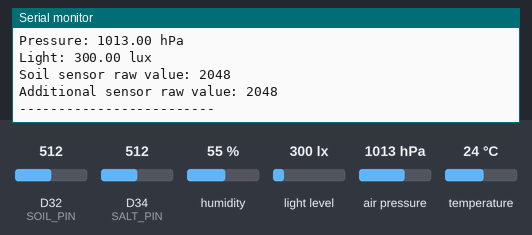
Simulated run of this sketch. Board: Arduino Due. On the bench: the last lines printed to the serial monitor. The test bench sets the inputs (shaded band); at power-on: humidity 55 %, D32 (SOIL_PIN) = 512, D34 (SALT_PIN) = 512, light level 300 lx, air pressure 1013 hPa, temperature 24 °C (analog values on the 0–1023 scale).

Above: at 2.4 s.
2.5 s: humidity set to 22 %
5.2 s: D32 (SOIL_PIN) set to 716
At 6.0 s:
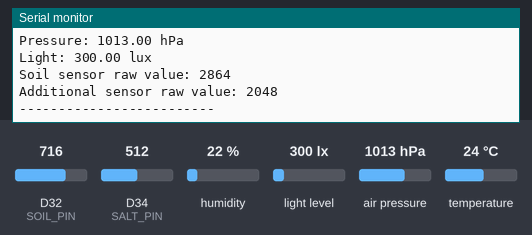
7.9 s: D34 (SALT_PIN) set to 716
At 10.3 s:
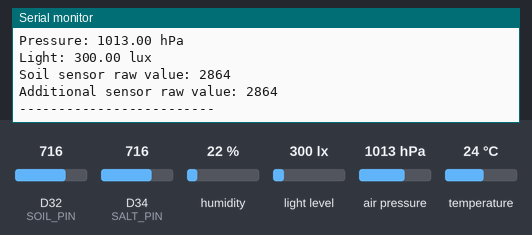
10.6 s: light level set to 40 lx
13.3 s: air pressure set to 952 hPa
16.0 s: D32 (SOIL_PIN) set to 992
At 18.7 s:
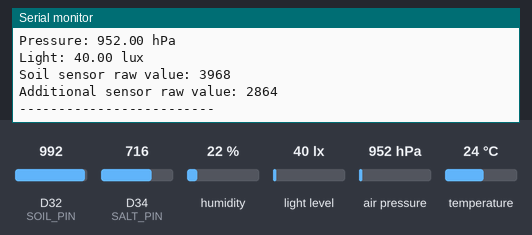
Timing chart, 0 to 19.7 s (numbered marks = the images above; inputs shaded):
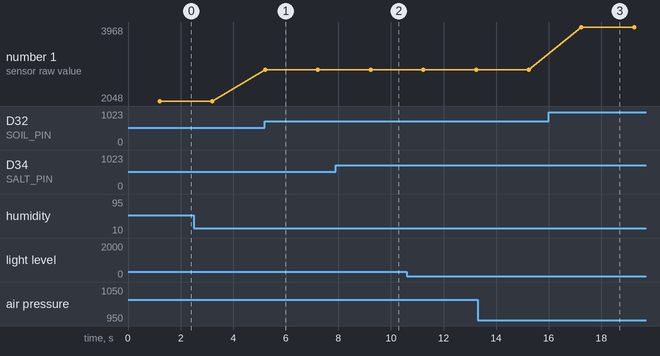

The sketch:

sketch_oct25a.ino
```cpp
#include <Wire.h>
#include <Adafruit_Sensor.h>
#include <Adafruit_BME280.h>
#include <BH1750.h>

// T-Higrow I2C pins
#define I2C_SDA 25
#define I2C_SCL 26

// Onboard sensor power control and soil sensor
#define POWER_CTRL 4
#define SOIL_PIN 32
#define SALT_PIN 34

Adafruit_BME280 bme;
BH1750 lightMeter;

bool bmeOK = false;
bool lightOK = false;

void setup() {
  Serial.begin(115200);
  delay(1000);

  // Enable power to the onboard sensors
  pinMode(POWER_CTRL, OUTPUT);
  digitalWrite(POWER_CTRL, HIGH);
  delay(200);

  // Initialise I2C
  Wire.begin(I2C_SDA, I2C_SCL);

  // Initialise analogue readings
  analogReadResolution(12);

  // Initialise the BME280 sensor
  bmeOK = bme.begin(0x77, &Wire);

  // Initialise the BH1750 light sensor
  lightOK = lightMeter.begin(
    BH1750::CONTINUOUS_HIGH_RES_MODE
  );

  Serial.println("\nT-Higrow BME280 test");

  Serial.print("BME280: ");
  Serial.println(bmeOK ? "OK" : "NOT DETECTED");

  Serial.print("Light sensor: ");
  Serial.println(lightOK ? "OK" : "NOT DETECTED");

  Serial.println("-------------------------");
}

void loop() {
  if (bmeOK) {
    Serial.print("Temperature: ");
    Serial.print(bme.readTemperature());
    Serial.println(" C");

    Serial.print("Humidity: ");
    Serial.print(bme.readHumidity());
    Serial.println(" %");

    Serial.print("Pressure: ");
    Serial.print(bme.readPressure() / 100.0F);
    Serial.println(" hPa");
  } else {
    Serial.println("BME280 unavailable");
  }

  if (lightOK) {
    Serial.print("Light: ");
    Serial.print(lightMeter.readLightLevel());
    Serial.println(" lux");
  } else {
    Serial.println("Light sensor unavailable");
  }

  Serial.print("Soil sensor raw value: ");
  Serial.println(analogRead(SOIL_PIN));

  Serial.print("Additional sensor raw value: ");
  Serial.println(analogRead(SALT_PIN));

  Serial.println("-------------------------");
  delay(2000);
}
```

Measured:
- after the input at 5.2 s, the serial monitor: prints a new line at once (image 1)
- after the input at 7.9 s, the serial monitor: prints a new line after 1.3 s (image 2)
- after the input at 16.0 s, the serial monitor: prints a new line after 1.2 s (image 3)
- plotted number 1: 2048 → 2864 after the input at 5.2 s, 2864 → 3968 after the input at 16.0 s
